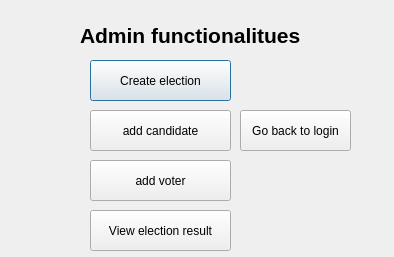
<?xml version="1.0" encoding="UTF-8"?>
<ui version="4.0">
 <class>AdminFunctionality</class>
 <widget class="QDialog" name="AdminFunctionality">
  <property name="geometry">
   <rect>
    <x>0</x>
    <y>0</y>
    <width>394</width>
    <height>257</height>
   </rect>
  </property>
  <property name="windowTitle">
   <string>Dialog</string>
  </property>
  <widget class="QLabel" name="label">
   <property name="geometry">
    <rect>
     <x>80</x>
     <y>20</y>
     <width>241</width>
     <height>31</height>
    </rect>
   </property>
   <property name="font">
    <font>
     <pointsize>16</pointsize>
     <bold>true</bold>
    </font>
   </property>
   <property name="text">
    <string>Admin functionalitues</string>
   </property>
  </widget>
  <widget class="QPushButton" name="pushButton">
   <property name="geometry">
    <rect>
     <x>90</x>
     <y>60</y>
     <width>141</width>
     <height>41</height>
    </rect>
   </property>
   <property name="text">
    <string>Create election</string>
   </property>
  </widget>
  <widget class="QPushButton" name="pushButton_2">
   <property name="geometry">
    <rect>
     <x>90</x>
     <y>110</y>
     <width>141</width>
     <height>41</height>
    </rect>
   </property>
   <property name="text">
    <string>add candidate</string>
   </property>
  </widget>
  <widget class="QPushButton" name="pushButton_3">
   <property name="geometry">
    <rect>
     <x>90</x>
     <y>160</y>
     <width>141</width>
     <height>41</height>
    </rect>
   </property>
   <property name="text">
    <string>add voter</string>
   </property>
  </widget>
  <widget class="QPushButton" name="pushButton_4">
   <property name="geometry">
    <rect>
     <x>90</x>
     <y>210</y>
     <width>141</width>
     <height>41</height>
    </rect>
   </property>
   <property name="text">
    <string>View election result</string>
   </property>
  </widget>
  <widget class="QPushButton" name="pushButton_5">
   <property name="geometry">
    <rect>
     <x>240</x>
     <y>110</y>
     <width>111</width>
     <height>41</height>
    </rect>
   </property>
   <property name="text">
    <string>Go back to login</string>
   </property>
  </widget>
 </widget>
 <resources/>
 <connections/>
</ui>
